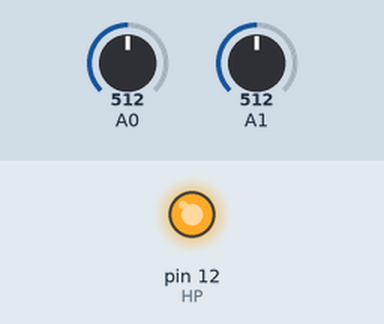
Simulated run of this sketch. Board: Arduino Uno, built with avr-gcc and run on an emulated ATmega328P. On the bench: output pins drawn as LEDs (lit = HIGH). The test bench sets the inputs (shaded band); at power-on: A0 = 512, A1 = 512. What the sketch prints to the serial monitor is not drawn.

Above: at 1.2 s.
1.3 s: A0 set to 254
4.3 s: A0 set to 242
Timing chart, 0 to 7.3 s (numbered marks = the images above; inputs shaded):
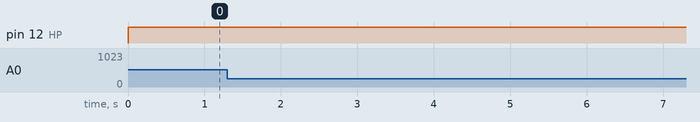

Measured:
- after the input at 1.3 s, every drawn part: stays the same
- after the input at 4.3 s, every drawn part: stays the same

The sketch:

gyro.ino
```cpp
int HP = 12;
//int PD = 10;
//int ST = 9;


void setup() {
  // initialize serial communication at 9600 bits per second:
  pinMode(HP, OUTPUT);
  //pinMode(PD, OUTPUT);
  //pinMode(ST, OUTPUT);

  Serial.begin(9600);
}

// the loop routine runs over and over again forever:
void loop() {
  digitalWrite(HP, HIGH);
  /*digitalWrite(PD, LOW);
  digitalWrite(ST, LOW);*/
  // read the input on analog pin 0:
  int x = analogRead(A0);
  int y = analogRead(A1);

Serial.print("Angular velocities for\n x: ");
  Serial.print(x, DEC);    // print the angular velocity in the axis
 /* Serial.print(" \t y: ");       // prints a space between the numbers
  Serial.println(y, DEC);  // print the angular velocity in the Y axis
*/
  if(x>242)
    Serial.println("X is higher");
  else if (x<239)
    Serial.println("X is lower");
  else
    Serial.println("zero level");
 /* if(y>234)
    Serial.println("Y is greater");
  else if(y<229)
    Serial.println("Y is lower");
 */
  delay(250);        // delay in between reads for stability
}
```
